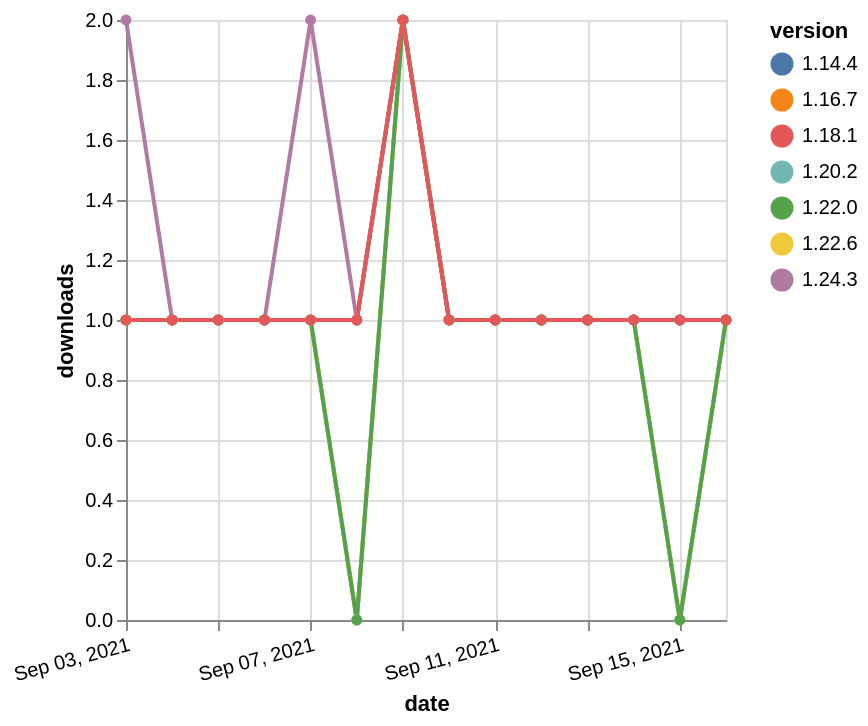

Specify this chart in Vega-Lite:
### Vega-Lite specification from a JSON file in a GitHub repository (floating-point values rounded to 4 significant figures)
{"$schema": "https://vega.github.io/schema/vega-lite/v5.json", "description": "A simple bar chart with embedded data.", "data": {"values": [{"date": "2021-09-03", "total": 199, "delta": 1, "version": "1.16.7"}, {"date": "2021-09-04", "total": 200, "delta": 1, "version": "1.16.7"}, {"date": "2021-09-05", "total": 201, "delta": 1, "version": "1.16.7"}, {"date": "2021-09-06", "total": 202, "delta": 1, "version": "1.16.7"}, {"date": "2021-09-07", "total": 203, "delta": 1, "version": "1.16.7"}, {"date": "2021-09-08", "total": 204, "delta": 1, "version": "1.16.7"}, {"date": "2021-09-09", "total": 206, "delta": 2, "version": "1.16.7"}, {"date": "2021-09-10", "total": 207, "delta": 1, "version": "1.16.7"}, {"date": "2021-09-11", "total": 208, "delta": 1, "version": "1.16.7"}, {"date": "2021-09-12", "total": 209, "delta": 1, "version": "1.16.7"}, {"date": "2021-09-13", "total": 210, "delta": 1, "version": "1.16.7"}, {"date": "2021-09-14", "total": 211, "delta": 1, "version": "1.16.7"}, {"date": "2021-09-15", "total": 212, "delta": 1, "version": "1.16.7"}, {"date": "2021-09-16", "total": 213, "delta": 1, "version": "1.16.7"}, {"date": "2021-09-03", "total": 262, "delta": 1, "version": "1.14.4"}, {"date": "2021-09-04", "total": 263, "delta": 1, "version": "1.14.4"}, {"date": "2021-09-05", "total": 264, "delta": 1, "version": "1.14.4"}, {"date": "2021-09-06", "total": 265, "delta": 1, "version": "1.14.4"}, {"date": "2021-09-07", "total": 266, "delta": 1, "version": "1.14.4"}, {"date": "2021-09-08", "total": 267, "delta": 1, "version": "1.14.4"}, {"date": "2021-09-09", "total": 269, "delta": 2, "version": "1.14.4"}, {"date": "2021-09-10", "total": 270, "delta": 1, "version": "1.14.4"}, {"date": "2021-09-11", "total": 271, "delta": 1, "version": "1.14.4"}, {"date": "2021-09-12", "total": 272, "delta": 1, "version": "1.14.4"}, {"date": "2021-09-13", "total": 273, "delta": 1, "version": "1.14.4"}, {"date": "2021-09-14", "total": 274, "delta": 1, "version": "1.14.4"}, {"date": "2021-09-15", "total": 275, "delta": 1, "version": "1.14.4"}, {"date": "2021-09-16", "total": 276, "delta": 1, "version": "1.14.4"}, {"date": "2021-09-03", "total": 172, "delta": 1, "version": "1.20.2"}, {"date": "2021-09-04", "total": 173, "delta": 1, "version": "1.20.2"}, {"date": "2021-09-05", "total": 174, "delta": 1, "version": "1.20.2"}, {"date": "2021-09-06", "total": 175, "delta": 1, "version": "1.20.2"}, {"date": "2021-09-07", "total": 176, "delta": 1, "version": "1.20.2"}, {"date": "2021-09-08", "total": 176, "delta": 0, "version": "1.20.2"}, {"date": "2021-09-09", "total": 178, "delta": 2, "version": "1.20.2"}, {"date": "2021-09-10", "total": 179, "delta": 1, "version": "1.20.2"}, {"date": "2021-09-11", "total": 180, "delta": 1, "version": "1.20.2"}, {"date": "2021-09-12", "total": 181, "delta": 1, "version": "1.20.2"}, {"date": "2021-09-13", "total": 182, "delta": 1, "version": "1.20.2"}, {"date": "2021-09-14", "total": 183, "delta": 1, "version": "1.20.2"}, {"date": "2021-09-15", "total": 183, "delta": 0, "version": "1.20.2"}, {"date": "2021-09-16", "total": 184, "delta": 1, "version": "1.20.2"}, {"date": "2021-09-03", "total": 137, "delta": 1, "version": "1.22.6"}, {"date": "2021-09-04", "total": 138, "delta": 1, "version": "1.22.6"}, {"date": "2021-09-05", "total": 139, "delta": 1, "version": "1.22.6"}, {"date": "2021-09-06", "total": 140, "delta": 1, "version": "1.22.6"}, {"date": "2021-09-07", "total": 141, "delta": 1, "version": "1.22.6"}, {"date": "2021-09-08", "total": 141, "delta": 0, "version": "1.22.6"}, {"date": "2021-09-09", "total": 143, "delta": 2, "version": "1.22.6"}, {"date": "2021-09-10", "total": 144, "delta": 1, "version": "1.22.6"}, {"date": "2021-09-11", "total": 145, "delta": 1, "version": "1.22.6"}, {"date": "2021-09-12", "total": 146, "delta": 1, "version": "1.22.6"}, {"date": "2021-09-13", "total": 147, "delta": 1, "version": "1.22.6"}, {"date": "2021-09-14", "total": 148, "delta": 1, "version": "1.22.6"}, {"date": "2021-09-15", "total": 148, "delta": 0, "version": "1.22.6"}, {"date": "2021-09-16", "total": 149, "delta": 1, "version": "1.22.6"}, {"date": "2021-09-03", "total": 154, "delta": 1, "version": "1.22.0"}, {"date": "2021-09-04", "total": 155, "delta": 1, "version": "1.22.0"}, {"date": "2021-09-05", "total": 156, "delta": 1, "version": "1.22.0"}, {"date": "2021-09-06", "total": 157, "delta": 1, "version": "1.22.0"}, {"date": "2021-09-07", "total": 158, "delta": 1, "version": "1.22.0"}, {"date": "2021-09-08", "total": 158, "delta": 0, "version": "1.22.0"}, {"date": "2021-09-09", "total": 160, "delta": 2, "version": "1.22.0"}, {"date": "2021-09-10", "total": 161, "delta": 1, "version": "1.22.0"}, {"date": "2021-09-11", "total": 162, "delta": 1, "version": "1.22.0"}, {"date": "2021-09-12", "total": 163, "delta": 1, "version": "1.22.0"}, {"date": "2021-09-13", "total": 164, "delta": 1, "version": "1.22.0"}, {"date": "2021-09-14", "total": 165, "delta": 1, "version": "1.22.0"}, {"date": "2021-09-15", "total": 165, "delta": 0, "version": "1.22.0"}, {"date": "2021-09-16", "total": 166, "delta": 1, "version": "1.22.0"}, {"date": "2021-09-03", "total": 122, "delta": 2, "version": "1.24.3"}, {"date": "2021-09-04", "total": 123, "delta": 1, "version": "1.24.3"}, {"date": "2021-09-05", "total": 124, "delta": 1, "version": "1.24.3"}, {"date": "2021-09-06", "total": 125, "delta": 1, "version": "1.24.3"}, {"date": "2021-09-07", "total": 127, "delta": 2, "version": "1.24.3"}, {"date": "2021-09-08", "total": 128, "delta": 1, "version": "1.24.3"}, {"date": "2021-09-09", "total": 130, "delta": 2, "version": "1.24.3"}, {"date": "2021-09-10", "total": 131, "delta": 1, "version": "1.24.3"}, {"date": "2021-09-11", "total": 132, "delta": 1, "version": "1.24.3"}, {"date": "2021-09-12", "total": 133, "delta": 1, "version": "1.24.3"}, {"date": "2021-09-13", "total": 134, "delta": 1, "version": "1.24.3"}, {"date": "2021-09-14", "total": 135, "delta": 1, "version": "1.24.3"}, {"date": "2021-09-15", "total": 136, "delta": 1, "version": "1.24.3"}, {"date": "2021-09-16", "total": 137, "delta": 1, "version": "1.24.3"}, {"date": "2021-09-03", "total": 197, "delta": 1, "version": "1.18.1"}, {"date": "2021-09-04", "total": 198, "delta": 1, "version": "1.18.1"}, {"date": "2021-09-05", "total": 199, "delta": 1, "version": "1.18.1"}, {"date": "2021-09-06", "total": 200, "delta": 1, "version": "1.18.1"}, {"date": "2021-09-07", "total": 201, "delta": 1, "version": "1.18.1"}, {"date": "2021-09-08", "total": 202, "delta": 1, "version": "1.18.1"}, {"date": "2021-09-09", "total": 204, "delta": 2, "version": "1.18.1"}, {"date": "2021-09-10", "total": 205, "delta": 1, "version": "1.18.1"}, {"date": "2021-09-11", "total": 206, "delta": 1, "version": "1.18.1"}, {"date": "2021-09-12", "total": 207, "delta": 1, "version": "1.18.1"}, {"date": "2021-09-13", "total": 208, "delta": 1, "version": "1.18.1"}, {"date": "2021-09-14", "total": 209, "delta": 1, "version": "1.18.1"}, {"date": "2021-09-15", "total": 210, "delta": 1, "version": "1.18.1"}, {"date": "2021-09-16", "total": 211, "delta": 1, "version": "1.18.1"}]}, "width": "container", "mark": {"type": "line", "point": {"filled": true}}, "encoding": {"x": {"field": "date", "type": "temporal", "timeUnit": "yearmonthdate", "title": "date", "axis": {"labelAngle": -15}}, "y": {"field": "delta", "type": "quantitative", "title": "downloads"}, "color": {"field": "version", "type": "nominal"}, "tooltip": {"field": "delta"}}}
